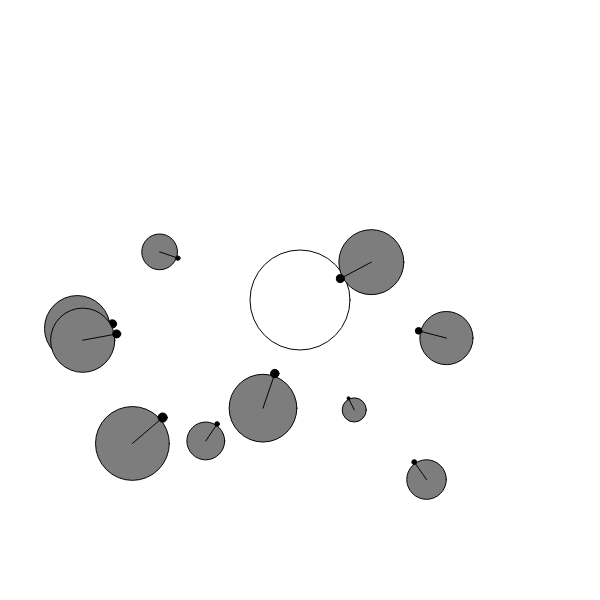
Frame 1 (no input)
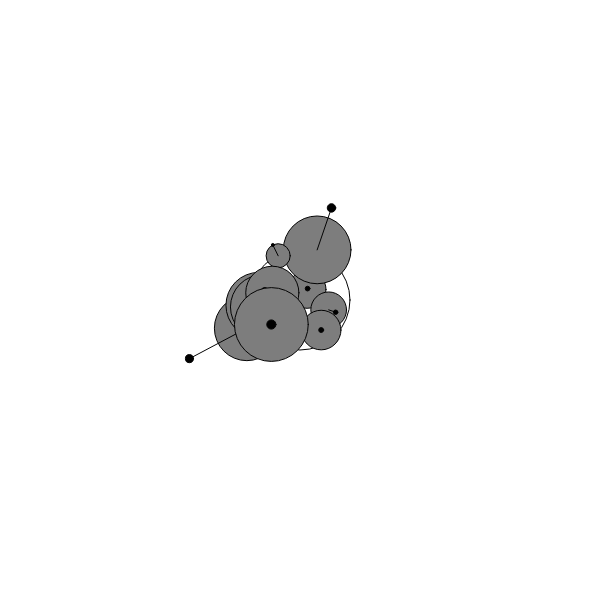
Frame 60 (no input)
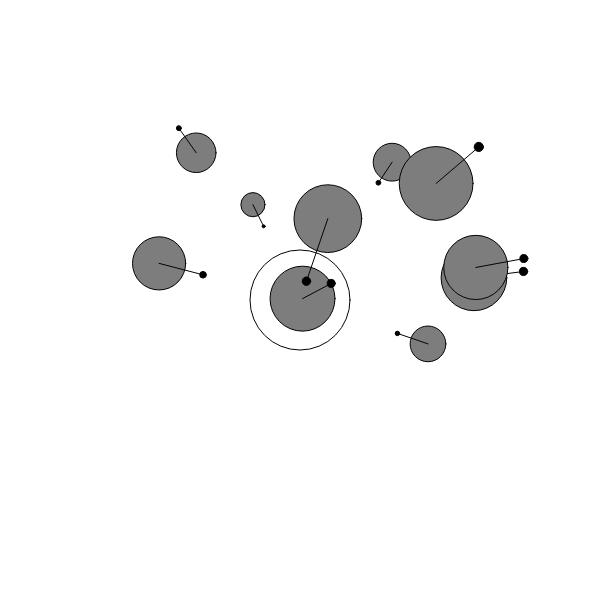
Frame 120 (the mouse pressed at the canvas centre since frame 60)

The p5.js sketch that drew these frames (run headless with seeded random() and noise() and a simulated clock; from frame 60 on, the mouse is pressed at the canvas centre):

// p5.js sketch
// ── sketch.js
//This code demonstrates a bunch of objects (Movers) bein attracted to a central object (Atrractor)

//The movers have a leg that helps them crawl around the screen. The leg is moving using Simple harmonic motion

let attractor1,movers = [];
function setup() {
  createCanvas(600,600);
  attractor1 = new attractor(300,300,50);
  for(let i = 0;i<10;i++){
    movers.push(new mover(random(50,500),random(200,500),random(10,40),1,0,0,0,0));  //creating an array of movers
  }
}

function draw() {
  background(255);
  attractor1.show();
  for(let i = 0;i<10;i++){
    
    attractor1.attract(movers[i]);
    movers[i].update();
    movers[i].show();
  }
  
  
}

class mover{
  constructor(x,y,r,m,Vx,Vy, Ax,Ay){  //initiating all scalars and vectors
    this.position = createVector(x,y);
    this.velocity = createVector(Vx,Vy);
    this.acceleration = createVector(Ax,Ay);
    this.mass = m;
    this.radius = r;
    this.crawlerVector = createVector(x,y);
  }
  update(){
    this.velocity.add(this.acceleration);  
    this.velocity.limit(6);    
    this.position.add(this.velocity);
    this.crawlerVector = this.position.copy();
    this.crawlerVector.add(p5.Vector.setMag(this.velocity,this.radius * (1+sin(this.velocity.mag()/4 * PI))));      //This is the SHM equation. The 1 in (1+ sin) is for displacing the center of the SHM crawler. If you remove it it will start moving across the object
    this.acceleration.mult(0);   //If you don't do this then the velocity becomes too much, and changes all of a sudden.
  }
  
  applyForce(force){
    this.acceleration.add(force.div(this.mass));
  }
  
  show(){
    stroke(4);
    fill(125);
    circle(this.position.x,this.position.y,this.radius*2);
    //leg
    fill(0);
    line(this.position.x,this.position.y,this.crawlerVector.x,this.crawlerVector.y);
    circle(this.crawlerVector.x,this.crawlerVector.y,this.radius/4);
    
    
  }
}

class attractor{
  constructor(x,y,r){
    this.position = createVector(x,y);
    this.radius = r;
  }
  attract(mover){
    let direction = p5.Vector.sub(this.position,mover.position);
    mover.applyForce(direction.setMag(0.1));
  }
  
  show(){
    stroke(4);
    noFill();
    circle(this.position.x,this.position.y,this.radius*2);
  }
}
